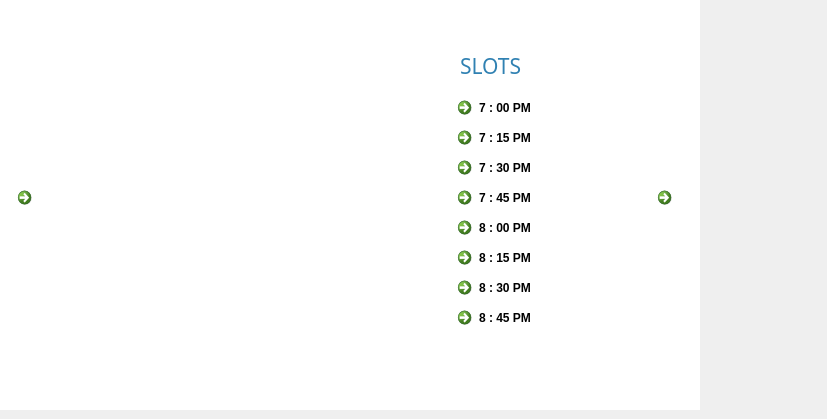
    <widget class="QWidget" name="det_7">
     <widget class="QLabel" name="img_27">
      <property name="geometry">
       <rect>
        <x>20</x>
        <y>40</y>
        <width>431</width>
        <height>320</height>
       </rect>
      </property>
      <property name="text">
       <string/>
      </property>
      <property name="pixmap">
       <pixmap>../Resourses/img13.png</pixmap>
      </property>
      <property name="scaledContents">
       <bool>true</bool>
      </property>
     </widget>
     <widget class="QCommandLinkButton" name="push_11">
      <property name="geometry">
       <rect>
        <x>650</x>
        <y>180</y>
        <width>168</width>
        <height>41</height>
       </rect>
      </property>
      <property name="text">
       <string/>
      </property>
      <property name="icon">
       <iconset>
        <normaloff>../Resourses/next_icon.jpg</normaloff>../Resourses/next_icon.jpg</iconset>
      </property>
     </widget>
     <widget class="QCommandLinkButton" name="push_22">
      <property name="geometry">
       <rect>
        <x>10</x>
        <y>180</y>
        <width>31</width>
        <height>41</height>
       </rect>
      </property>
      <property name="text">
       <string/>
      </property>
      <property name="icon">
       <iconset>
        <normaloff>../Resourses/back_icon.jpg</normaloff>../Resourses/back_icon.jpg</iconset>
      </property>
     </widget>
     <widget class="QCommandLinkButton" name="sl_49">
      <property name="geometry">
       <rect>
        <x>450</x>
        <y>270</y>
        <width>168</width>
        <height>41</height>
       </rect>
      </property>
      <property name="text">
       <string>8 : 30 PM</string>
      </property>
     </widget>
     <widget class="QCommandLinkButton" name="sl_50">
      <property name="geometry">
       <rect>
        <x>450</x>
        <y>300</y>
        <width>168</width>
        <height>41</height>
       </rect>
      </property>
      <property name="text">
       <string>8 : 45 PM</string>
      </property>
     </widget>
     <widget class="QCommandLinkButton" name="sl_51">
      <property name="geometry">
       <rect>
        <x>450</x>
        <y>240</y>
        <width>168</width>
        <height>41</height>
       </rect>
      </property>
      <property name="text">
       <string>8 : 15 PM</string>
      </property>
     </widget>
     <widget class="QCommandLinkButton" name="sl_52">
      <property name="geometry">
       <rect>
        <x>450</x>
        <y>150</y>
        <width>168</width>
        <height>41</height>
       </rect>
      </property>
      <property name="text">
       <string>7 : 30 PM</string>
      </property>
     </widget>
     <widget class="QCommandLinkButton" name="sl_53">
      <property name="geometry">
       <rect>
        <x>450</x>
        <y>120</y>
        <width>168</width>
        <height>41</height>
       </rect>
      </property>
      <property name="text">
       <string>7 : 15 PM</string>
      </property>
     </widget>
     <widget class="QCommandLinkButton" name="sl_54">
      <property name="geometry">
       <rect>
        <x>450</x>
        <y>210</y>
        <width>168</width>
        <height>41</height>
       </rect>
      </property>
      <property name="text">
       <string>8 : 00 PM</string>
      </property>
     </widget>
     <widget class="QCommandLinkButton" name="sl_55">
      <property name="geometry">
       <rect>
        <x>450</x>
        <y>90</y>
        <width>168</width>
        <height>41</height>
       </rect>
      </property>
      <property name="text">
       <string>7 : 00 PM</string>
      </property>
     </widget>
     <widget class="QLabel" name="text_27">
      <property name="geometry">
       <rect>
        <x>460</x>
        <y>30</y>
        <width>141</width>
        <height>71</height>
       </rect>
      </property>
      <property name="font">
       <font>
        <family>Arial Rounded MT Bold</family>
        <pointsize>16</pointsize>
        <bold>false</bold>
       </font>
      </property>
      <property name="focusPolicy">
       <enum>Qt::NoFocus</enum>
      </property>
      <property name="acceptDrops">
       <bool>false</bool>
      </property>
      <property name="autoFillBackground">
       <bool>false</bool>
      </property>
      <property name="styleSheet">
       <string notr="true">color: rgb(48, 129, 178);
</string>
      </property>
      <property name="text">
       <string>SLOTS</string>
      </property>
      <property name="textFormat">
       <enum>Qt::AutoText</enum>
      </property>
      <property name="scaledContents">
       <bool>false</bool>
      </property>
     </widget>
     <widget class="QCommandLinkButton" name="sl_56">
      <property name="geometry">
       <rect>
        <x>450</x>
        <y>180</y>
        <width>168</width>
        <height>41</height>
       </rect>
      </property>
      <property name="text">
       <string>7 : 45 PM</string>
      </property>
     </widget>
     <widget class="QLabel" name="img_32">
      <property name="geometry">
       <rect>
        <x>0</x>
        <y>0</y>
        <width>700</width>
        <height>410</height>
       </rect>
      </property>
      <property name="styleSheet">
       <string notr="true">background-color: rgb(255, 255, 255);</string>
      </property>
      <property name="text">
       <string/>
      </property>
     </widget>
     <zorder>img_32</zorder>
     <zorder>img_27</zorder>
     <zorder>push_11</zorder>
     <zorder>push_22</zorder>
     <zorder>sl_49</zorder>
     <zorder>sl_50</zorder>
     <zorder>sl_51</zorder>
     <zorder>sl_52</zorder>
     <zorder>sl_53</zorder>
     <zorder>sl_54</zorder>
     <zorder>sl_55</zorder>
     <zorder>text_27</zorder>
     <zorder>sl_56</zorder>
    </widget>
